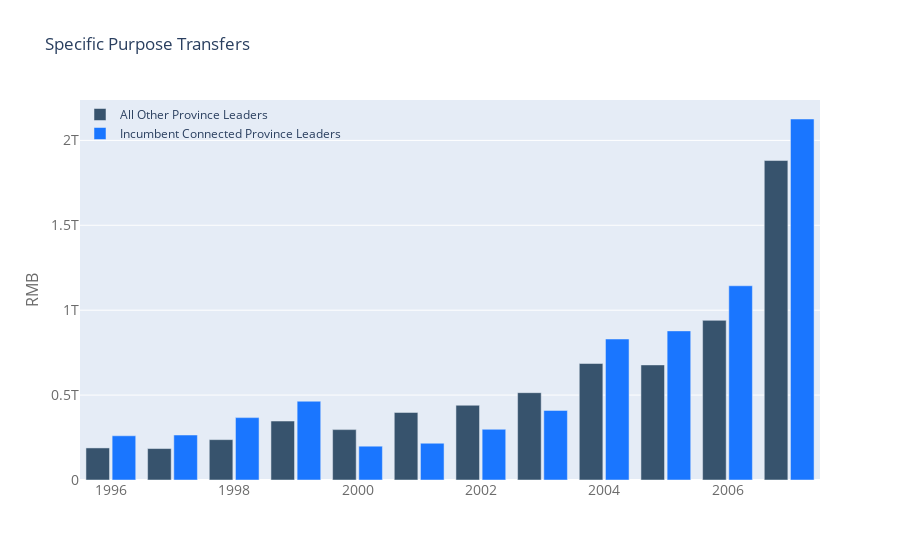

The notebook cell saved with this chart:
### Markdown cell above
## Figure 3

### Code cell
import numpy as np
from plotly import __version__
from plotly.offline import download_plotlyjs, init_notebook_mode, plot,iplot
print (__version__) # requires version >= 1.9.0


#Always run this the command before at the start of notebook
init_notebook_mode(connected=True)
import plotly.graph_objs as go



trace1 = go.Bar(
    x=[1996, 1997, 1998, 1999, 2000, 2001, 2002, 2003,
       2004, 2005, 2006, 2007],
    y=[188870900000.0, 185182900000.0, 237697500000.0, 347187900000.0, 296716700000.0,
       397833100000.0, 440204800000.0, 514254300000.0, 686016600000.0, 677746300000.0, 940057900000.0,
       1881304000000],
    name='All Other Province Leaders',
    marker=dict(
        color='rgb(55, 83, 109)'
    )
)
trace2 = go.Bar(
    x=[1996, 1997, 1998, 1999, 2000, 2001, 2002, 2003,
       2004, 2005, 2006, 2007],
    y=[260376000000.0, 264934700000.0, 367350200000.0, 463861200000.0, 199068500000.0, 216582600000.0,
  298631800000.0, 409759300000.0, 830363200000.0, 878158000000.0, 1143745000000.0, 2125891000000.0],
    name='Incumbent Connected Province Leaders',
    marker=dict(
        color='rgb(26, 118, 255)'
    )
)
data = [trace1, trace2]
layout = go.Layout(
    title='Specific Purpose Transfers',
    xaxis=dict(
        tickfont=dict(
            size=14,
            color='rgb(107, 107, 107)'
        )
    ),
    yaxis=dict(
        title='RMB',
        titlefont=dict(
            size=16,
            color='rgb(107, 107, 107)'
        ),
        tickfont=dict(
            size=14,
            color='rgb(107, 107, 107)'
        )
    ),
    legend=dict(
        x=0,
        y=1.0,
        bgcolor='rgba(255, 255, 255, 0)',
        bordercolor='rgba(255, 255, 255, 0)'
    ),
    barmode='group',
    bargap=0.15,
    bargroupgap=0.1
)

fig = go.Figure(data=data, layout=layout)

#iplot(fig, filename='style-bar')
iplot(fig, image='png',filename='spt-i-bar')

### Figure 1 — Plotly figure (JSON) as saved in the notebook; plotly's stock layout.template omitted (floating-point values rounded to 4 significant figures)
{"data": [{"marker": {"color": "rgb(55, 83, 109)"}, "name": "All Other Province Leaders", "type": "bar", "x": [1996, 1997, 1998, 1999, 2000, 2001, 2002, 2003, 2004, 2005, 2006, 2007], "y": [188870900000, 185182900000, 237697500000, 347187900000, 296716700000, 397833100000, 440204800000, 514254300000, 686016600000, 677746300000, 940057900000, 1881304000000]}, {"marker": {"color": "rgb(26, 118, 255)"}, "name": "Incumbent Connected Province Leaders", "type": "bar", "x": [1996, 1997, 1998, 1999, 2000, 2001, 2002, 2003, 2004, 2005, 2006, 2007], "y": [260376000000, 264934700000, 367350200000, 463861200000, 199068500000, 216582600000, 298631800000, 409759300000, 830363200000, 878158000000, 1143745000000, 2125891000000]}], "layout": {"bargap": 0.15, "bargroupgap": 0.1, "barmode": "group", "legend": {"bgcolor": "rgba(255, 255, 255, 0)", "bordercolor": "rgba(255, 255, 255, 0)", "x": 0, "y": 1}, "title": {"text": "Specific Purpose Transfers"}, "xaxis": {"tickfont": {"color": "rgb(107, 107, 107)", "size": 14}}, "yaxis": {"tickfont": {"color": "rgb(107, 107, 107)", "size": 14}, "title": {"font": {"color": "rgb(107, 107, 107)", "size": 16}, "text": "RMB"}}}}
